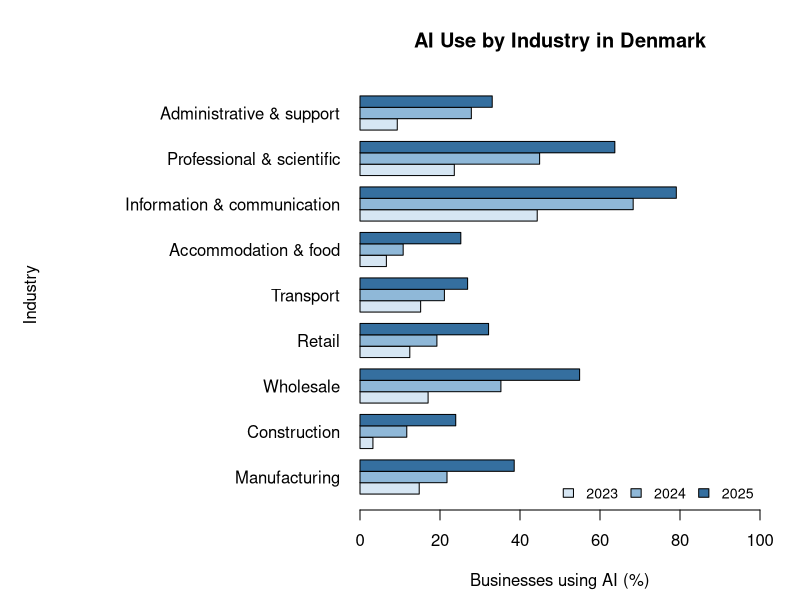
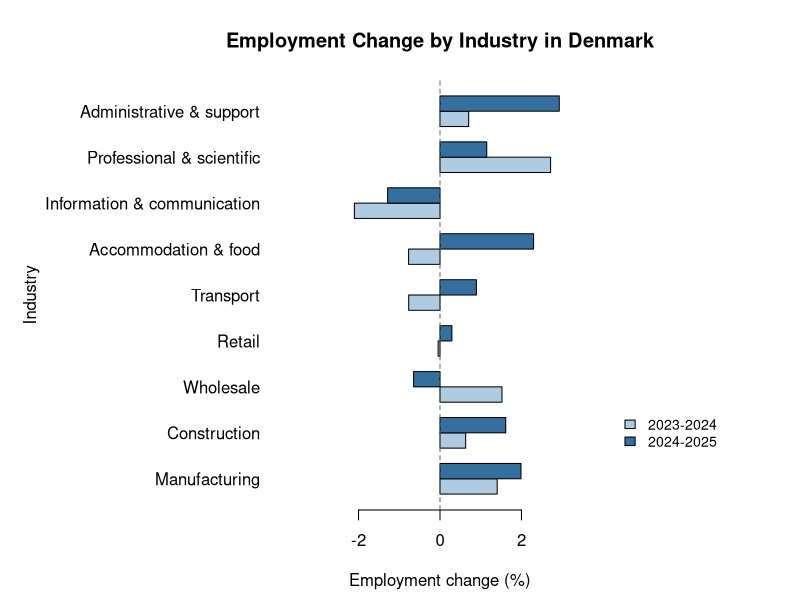
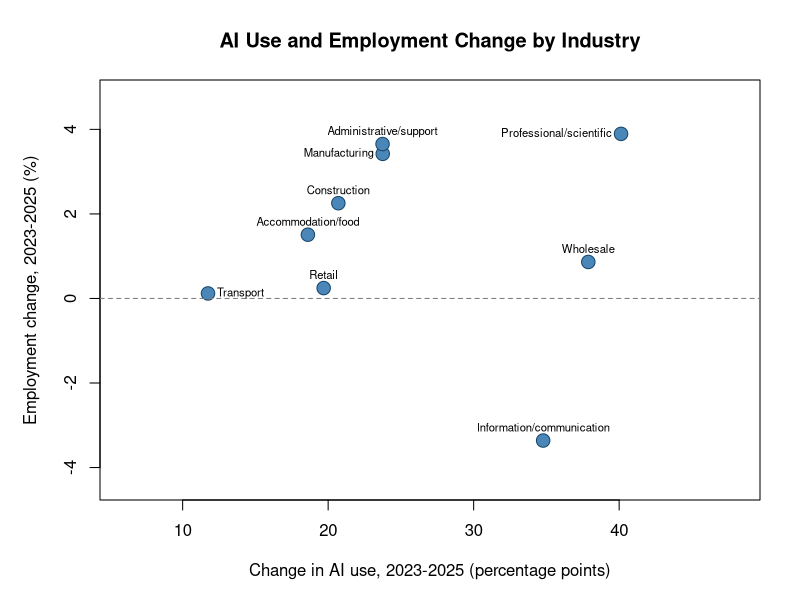

These figures' R source, in order:
setwd("/Users/bryan/Documents/Graduate/5240 Visualization/mid term/data")

employment_raw <- read.csv("industry_employment.csv", stringsAsFactors = FALSE)
ai_raw <- read.csv("ai_business_use.csv", stringsAsFactors = FALSE)

employment <- employment_raw[employment_raw$REF_AREA == "DNK",
                             c("ACTIVITY", "TIME_PERIOD", "OBS_VALUE")]
ai_use <- ai_raw[ai_raw$REF_AREA == "DNK",
                 c("ACTIVITY", "TIME_PERIOD", "OBS_VALUE")]

names(employment) <- c("industry", "year", "employment")
names(ai_use) <- c("industry", "year", "ai_percent")

employment$year <- as.numeric(employment$year)
employment$employment <- as.numeric(employment$employment)
ai_use$year <- as.numeric(ai_use$year)
ai_use$ai_percent <- as.numeric(ai_use$ai_percent)

# Match the two datasets by industry and year
data <- merge(employment, ai_use, by = c("industry", "year"))

industry_codes <- c("C", "F", "G46", "G47", "H", "I", "J", "M", "N")
industry_names <- c("Manufacturing", "Construction", "Wholesale",
                    "Retail", "Transport", "Accommodation & food",
                    "Information & communication", "Professional & scientific",
                    "Administrative & support")
data$sector <- industry_names[match(data$industry, industry_codes)]

data$sector <- factor(data$sector, levels = industry_names)
data <- data[order(data$sector, data$year), ]

cat("Matched Denmark observations:", nrow(data), "\n")
cat("Industries:", length(unique(data$industry)), "\n")
cat("Years:", paste(sort(unique(data$year)), collapse = ", "), "\n\n")
print(data[, c("sector", "year", "ai_percent", "employment")])

employment_2023 <- employment[employment$year == 2023,
                              c("industry", "employment")]
employment_2024 <- employment[employment$year == 2024,
                              c("industry", "employment")]
employment_2025 <- employment[employment$year == 2025,
                              c("industry", "employment")]

change_2023_24 <- merge(employment_2023, employment_2024,
                        by = "industry", suffixes = c("_2023", "_2024"))
change_2023_24$growth_2023_24 <-
  (change_2023_24$employment_2024 - change_2023_24$employment_2023) /
  change_2023_24$employment_2023 * 100

change_2024_25 <- merge(employment_2024, employment_2025,
                        by = "industry", suffixes = c("_2024", "_2025"))
change_2024_25$growth_2024_25 <-
  (change_2024_25$employment_2025 - change_2024_25$employment_2024) /
  change_2024_25$employment_2024 * 100

employment_growth <- merge(
  change_2023_24[, c("industry", "growth_2023_24")],
  change_2024_25[, c("industry", "growth_2024_25")],
  by = "industry"
)
employment_growth$sector <- industry_names[
  match(employment_growth$industry, industry_codes)
]
employment_growth <- employment_growth[
  match(industry_codes, employment_growth$industry),
]

ai_2023 <- ai_use[ai_use$year == 2023, c("industry", "ai_percent")]
ai_2025 <- ai_use[ai_use$year == 2025, c("industry", "ai_percent")]
ai_change <- merge(ai_2023, ai_2025, by = "industry",
                   suffixes = c("_2023", "_2025"))
ai_change$ai_change_pp <- ai_change$ai_percent_2025 - ai_change$ai_percent_2023

emp_2023 <- employment[employment$year == 2023,
                       c("industry", "employment")]
emp_2025 <- employment[employment$year == 2025,
                       c("industry", "employment")]
emp_change <- merge(emp_2023, emp_2025, by = "industry",
                    suffixes = c("_2023", "_2025"))
emp_change$employment_change_percent <-
  (emp_change$employment_2025 - emp_change$employment_2023) /
  emp_change$employment_2023 * 100

comparison <- merge(ai_change[, c("industry", "ai_change_pp")],
                    emp_change[, c("industry", "employment_change_percent")],
                    by = "industry")
comparison$sector <- industry_names[match(comparison$industry, industry_codes)]
comparison <- comparison[match(industry_codes, comparison$industry), ]

# Figure 1: AI use by industry and year
par(mar = c(4.5, 18, 4, 2))
ai_matrix <- matrix(NA, nrow = length(industry_codes), ncol = 3)
for (i in 1:length(industry_codes)) {
  for (j in 1:3) {
    row <- ai_use[ai_use$industry == industry_codes[i] &
                  ai_use$year == 2022 + j, ]
    if (nrow(row) > 0) ai_matrix[i, j] <- row$ai_percent[1]
  }
}
rownames(ai_matrix) <- industry_names
colnames(ai_matrix) <- c("2023", "2024", "2025")

barplot(t(ai_matrix), beside = TRUE, horiz = TRUE,
        names.arg = industry_names, las = 1,
        col = c("#D6E6F3", "#8FB8D8", "#356F9F"),
        xlim = c(0, 100),
        main = "AI Use by Industry in Denmark",
        ylab = "",
        xlab = "Businesses using AI (%)")
mtext("Industry", side = 2, line = 16, las = 0)
legend("bottomright", legend = c("2023", "2024", "2025"),
       fill = c("#D6E6F3", "#8FB8D8", "#356F9F"),
       bty = "n", horiz = TRUE, cex = 0.85)

# Figure 2: employment growth in the two yearly periods
par(mar = c(4.5, 14, 4, 10), xpd = FALSE)
growth_matrix <- rbind(employment_growth$growth_2023_24,
                       employment_growth$growth_2024_25)
colnames(growth_matrix) <- industry_names
rownames(growth_matrix) <- c("2023-2024", "2024-2025")
growth_limit <- max(abs(growth_matrix), na.rm = TRUE) + 1

barplot(growth_matrix, beside = TRUE, horiz = TRUE,
        names.arg = industry_names, las = 1,
        col = c("#AFCBE2", "#356F9F"),
        xlim = c(-growth_limit, growth_limit),
        main = "Employment Change by Industry in Denmark",
        xlab = "Employment change (%)",
        ylab = "")
mtext("Industry", side = 2, line = 12, las = 0)
abline(v = 0, col = "gray40", lty = 2)
par(xpd = NA)
legend(x = growth_limit + 0.3, y = 5, xjust = 0, yjust = 0.5,
       legend = c("2023-2024", "2024-2025"),
       fill = c("#AFCBE2", "#356F9F"),
       bty = "n", cex = 0.85)

# Figure 3: compare change in AI use with employment change, 2023-2025
par(mar = c(5, 5, 4, 2), xpd = FALSE)
plot(comparison$ai_change_pp, comparison$employment_change_percent,
     pch = 21, bg = "#4A86B8", col = "#17466B", cex = 1.8,
     xlim = c(6, 48), ylim = c(-4.4, 4.8),
     xlab = "Change in AI use, 2023-2025 (percentage points)",
     ylab = "Employment change, 2023-2025 (%)",
     main = "AI Use and Employment Change by Industry")
abline(v = 0, h = 0, col = "gray50", lty = 2)
short_names <- c("Manufacturing", "Construction", "Wholesale", "Retail",
                 "Transport", "Accommodation/food", "Information/communication",
                 "Professional/scientific", "Administrative/support")
label_position <- c(2, 3, 3, 3, 4, 3, 3, 2, 3)
text(comparison$ai_change_pp, comparison$employment_change_percent,
     labels = short_names, pos = label_position, cex = 0.68, offset = 0.45)
